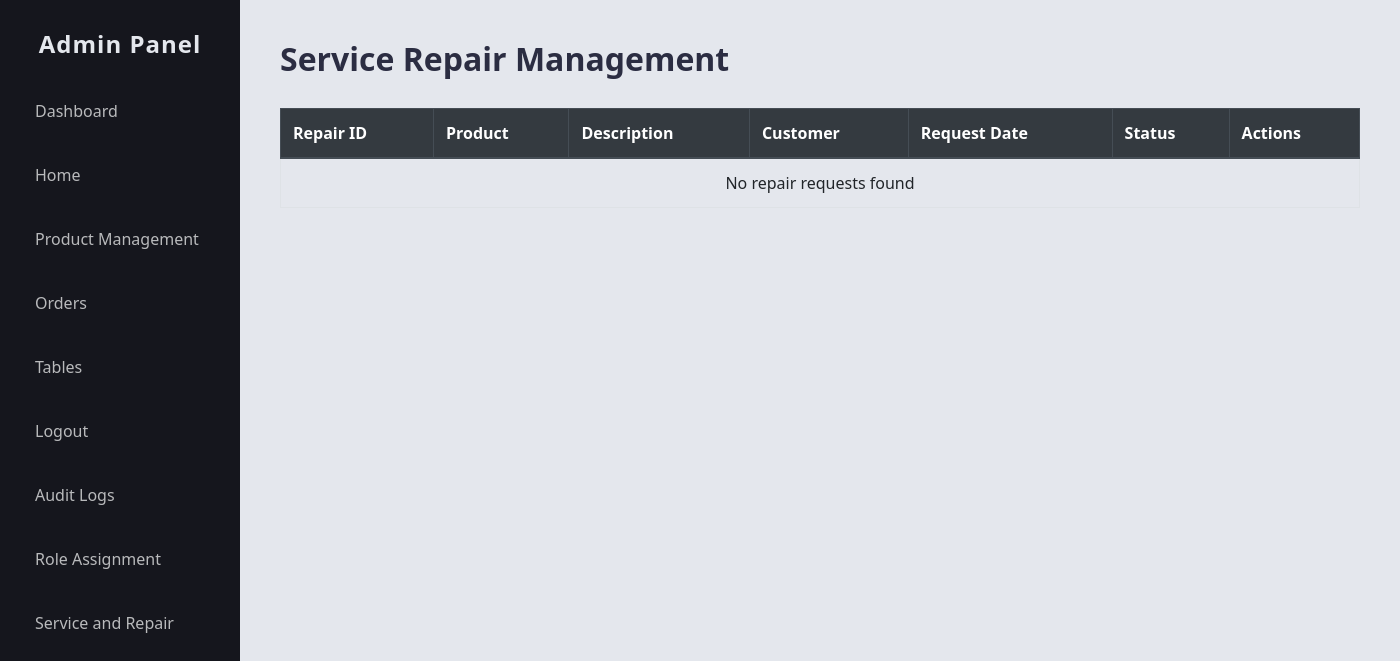
The app's page /website/servicerepair.php, older data.
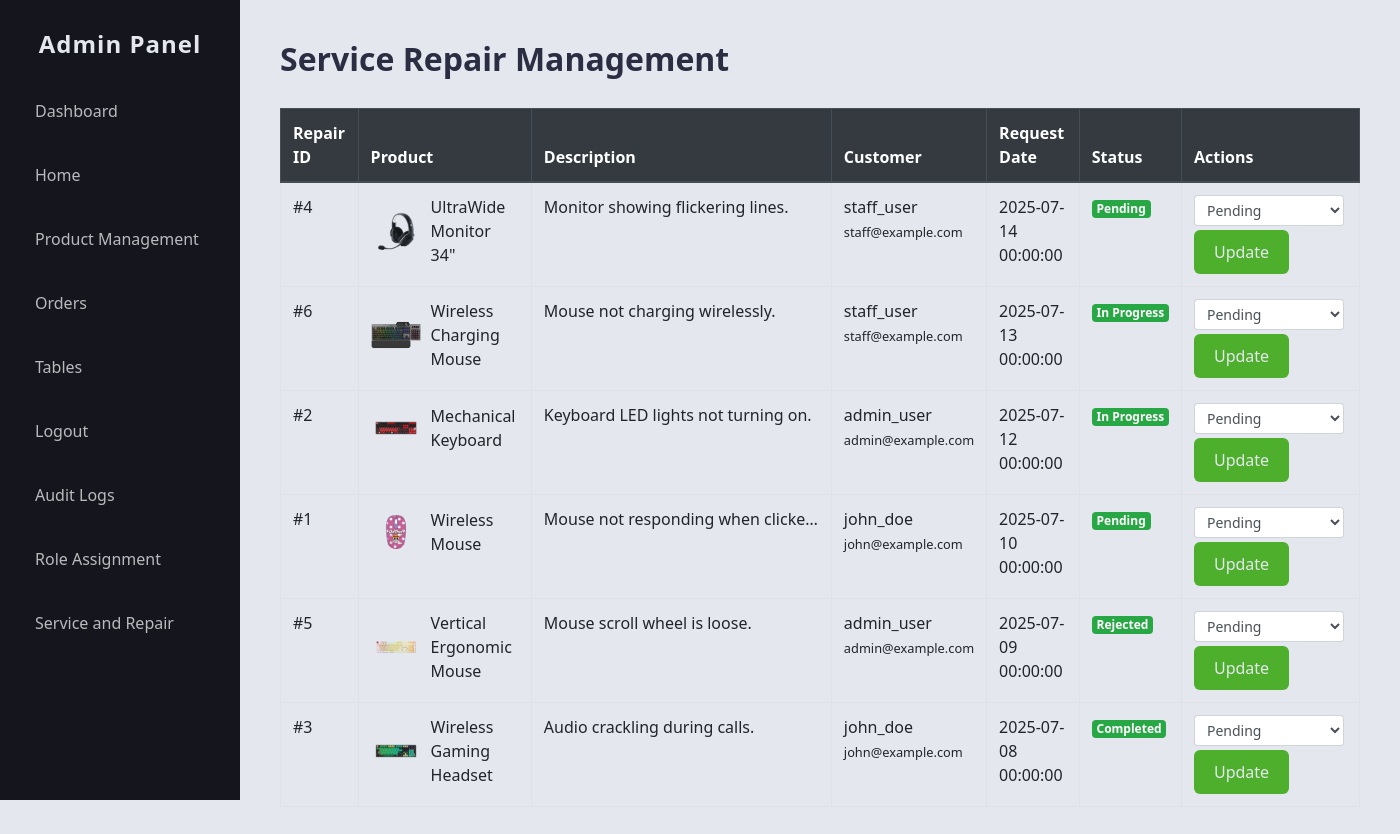
The same page, newer data.
### tables this page shows
CREATE TABLE `repairs` (
  `repair_id` int NOT NULL AUTO_INCREMENT,
  `user_id` int DEFAULT NULL,
  `product_id` int DEFAULT NULL,
  `description` text,
  `status` enum('Pending','In Progress','Completed','Rejected') DEFAULT NULL,
  `request_date` datetime DEFAULT CURRENT_TIMESTAMP,
  PRIMARY KEY (`repair_id`),
  KEY `user_id` (`user_id`),
  KEY `product_id` (`product_id`),
  CONSTRAINT `repairs_ibfk_1` FOREIGN KEY (`user_id`) REFERENCES `users` (`user_id`),
  CONSTRAINT `repairs_ibfk_2` FOREIGN KEY (`product_id`) REFERENCES `products` (`product_id`)
);

CREATE TABLE `products` (
  `product_id` int NOT NULL AUTO_INCREMENT,
  `name` varchar(255) NOT NULL,
  `description` text,
  `price` decimal(10,2) NOT NULL,
  `category_id` int DEFAULT NULL,
  `stock` int DEFAULT '0',
  `image` varchar(255) DEFAULT NULL,
  `rating` decimal(3,2) DEFAULT NULL,
  PRIMARY KEY (`product_id`),
  KEY `category_id` (`category_id`),
  CONSTRAINT `products_ibfk_1` FOREIGN KEY (`category_id`) REFERENCES `categories` (`category_id`)
);

CREATE TABLE `users` (
  `user_id` int NOT NULL AUTO_INCREMENT,
  `username` varchar(100) NOT NULL,
  `password_hash` text NOT NULL,
  `role` enum('admin','staff','customer') NOT NULL,
  `email` varchar(100) DEFAULT NULL,
  `created_at` datetime DEFAULT CURRENT_TIMESTAMP,
  PRIMARY KEY (`user_id`),
  UNIQUE KEY `username` (`username`)
);

### website/servicerepair.php (the view, shortened to what this page needs)
<?php
$servername = "localhost";
$username = "root";
$password = "";
$database = "online_store";
$conn = new mysqli($servername, $username, $password, $database);
$repairs = [];
$query = "SELECT r.repair_id, r.description, r.status, r.request_date,
                 u.username, u.email,
                 p.name as product_name, p.image as product_image
          FROM repairs r
          LEFT JOIN users u ON r.user_id = u.user_id
          LEFT JOIN products p ON r.product_id = p.product_id
          ORDER BY r.request_date DESC";
$result = $conn->query($query);
if ($result) {
    while ($row = $result->fetch_assoc()) {
        $repairs[] = $row;
    }
}
?>
<!DOCTYPE html>
<html lang="en">
<head>
  <link rel="stylesheet" href="https://stackpath.bootstrapcdn.com/bootstrap/4.5.2/css/bootstrap.min.css" />
  <link rel="stylesheet" href="https://cdnjs.cloudflare.com/ajax/libs/font-awesome/5.15.4/css/all.min.css" />
  <link rel="stylesheet" href="css/admindash.css" />
</head>
<body>
<div class="dashboard-container">
  <?php include 'adminsidebar.php'; ?>
  <div class="main-content">
    <h1>Service Repair Management</h1>
    <div class="table-responsive">
      <table class="table table-bordered table-hover">
        <thead class="thead-dark">
          <tr>
            <th>Repair ID</th>
            <th>Product</th>
            <th>Description</th>
            <th>Customer</th>
            <th>Request Date</th>
            <th>Status</th>
            <th>Actions</th>
          </tr>
        </thead>
        <tbody>
          <?php if (empty($repairs)): ?>
            <tr>
              <td colspan="7" class="text-center">No repair requests found</td>
            </tr>
          <?php else: ?>
            <?php foreach ($repairs as $repair): ?>
              <tr>
                <td>#<?= htmlspecialchars($repair['repair_id']) ?></td>
                <td>
                  <div class="d-flex align-items-center">
                    <?php if ($repair['product_image']): ?>
                      <img src="<?= htmlspecialchars($repair['product_image']) ?>" alt="<?= htmlspecialchars($repair['product_name']) ?>" class="repair-img">
                    <?php endif; ?>
                    <span><?= htmlspecialchars($repair['product_name'] ?? 'N/A') ?></span>
                  </div>
                </td>
                <td class="repair-description" title="<?= htmlspecialchars($repair['description']) ?>">
                  <?= htmlspecialchars($repair['description']) ?>
                </td>
                <td>
                  <?= htmlspecialchars($repair['username']) ?><br>
                  <small><?= htmlspecialchars($repair['email']) ?></small>
                </td>
                <td><?= htmlspecialchars($repair['request_date']) ?></td>
                <td>
                  <span class="badge
                    <?= $repair['status'] == 'pending' ? 'badge-warning' :
                       ($repair['status'] == 'in_progress' ? 'badge-info' : 'badge-success') ?>">
                    <?= htmlspecialchars(ucfirst(str_replace('_', ' ', $repair['status']))) ?>
                  </span>
                </td>
                <td>
                  <form method="POST" class="status-form">
                    <select name="new_status" class="form-control form-control-sm status-select">
                      <option value="pending" <?= $repair['status'] == 'pending' ? 'selected' : '' ?>>Pending</option>
                    </select>
                    <button type="submit" name="update_status" class="btn btn-sm btn-primary mt-1">Update</button>
                  </form>
                </td>
              </tr>
            <?php endforeach; ?>
          <?php endif; ?>
        </tbody>
      </table>
    </div>
  </div>
</div>
</body>
</html>

Row changes from the older to the newer data that the page shows:
added repairs: repair_id "4", product.image (picture), product.name "UltraWide Monitor 34\"", description "Monitor showing flickering lines.", user.username "staff_user", user.email "staff@example.com", request_date "2025-07-14 00:00:00", status "Pending"
added repairs: repair_id "6", product.image (picture), product.name "Wireless Charging Mouse", description "Mouse not charging wirelessly.", user.username "staff_user", user.email "staff@example.com", request_date "2025-07-13 00:00:00", status "In Progress"
added repairs: repair_id "2", product.image (picture), product.name "Mechanical Keyboard", description "Keyboard LED lights not turning on.", user.username "admin_user", user.email "admin@example.com", request_date "2025-07-12 00:00:00", status "In Progress"
added repairs: repair_id "1", product.image (picture), product.name "Wireless Mouse", description "Mouse not responding when clicked.", user.username "john_doe", user.email "john@example.com", request_date "2025-07-10 00:00:00", status "Pending"
added repairs: repair_id "5", product.image (picture), product.name "Vertical Ergonomic Mouse", description "Mouse scroll wheel is loose.", user.username "admin_user", user.email "admin@example.com", request_date "2025-07-09 00:00:00", status "Rejected"
added repairs: repair_id "3", product.image (picture), product.name "Wireless Gaming Headset", description "Audio crackling during calls.", user.username "john_doe", user.email "john@example.com", request_date "2025-07-08 00:00:00", status "Completed"
Text that changed along with them:
text no longer shown: "No repair requests found"
